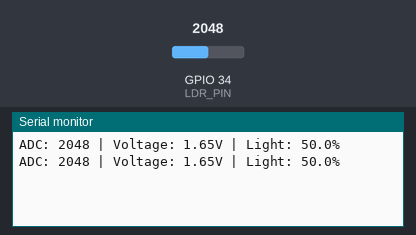
A sketch run on a simulated ESP32. Parts: the last lines printed to the serial monitor. Inputs (shaded band) come from the test bench; at power-on: GPIO 34 (LDR_PIN) = 2048.

Above: at 1.8 s.
1.9 s: GPIO 34 (LDR_PIN) set to 2866
At 2.8 s:
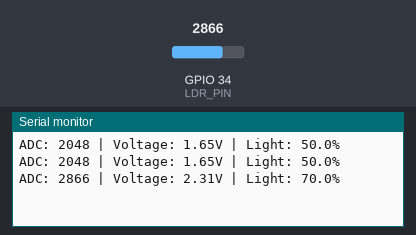
3.4 s: GPIO 34 (LDR_PIN) set to 3603
At 4.6 s:
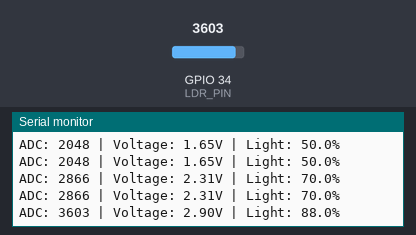
Timing chart, 0 to 6.4 s (numbered marks = the images above; inputs shaded):
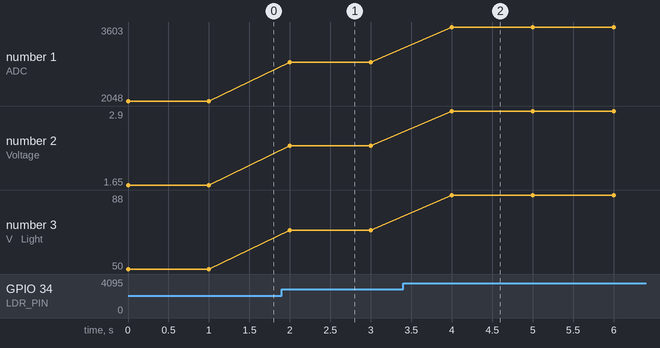

The sketch:

Q2_LDR_ESP32_Detailed.ino
```cpp
const int LDR_PIN = 34;

void setup() {
  Serial.begin(115200);
  pinMode(LDR_PIN, INPUT);
}

void loop() {
  int ldrValue = analogRead(LDR_PIN);
  float voltage = (ldrValue * 3.3) / 4095.0;
  float lightPercent = (ldrValue / 4095.0) * 100.0;

  Serial.print("ADC: ");
  Serial.print(ldrValue);
  Serial.print(" | Voltage: ");
  Serial.print(voltage, 2);
  Serial.print("V | Light: ");
  Serial.print(lightPercent, 1);
  Serial.println("%");

  delay(1000);
}
```

Measured:
- after the input at 1.9 s, the serial monitor: prints a new line after 0.10 s (image 1)
- after the input at 3.4 s, the serial monitor: prints a new line after 0.60 s (image 2)
- plotted number 1: 2048 → 2866 after the input at 1.9 s, 2866 → 3603 after the input at 3.4 s
- plotted number 2: 1.65 → 2.31 after the input at 1.9 s, 2.31 → 2.9 after the input at 3.4 s
- plotted number 3: 50 → 70 after the input at 1.9 s, 70 → 88 after the input at 3.4 s
